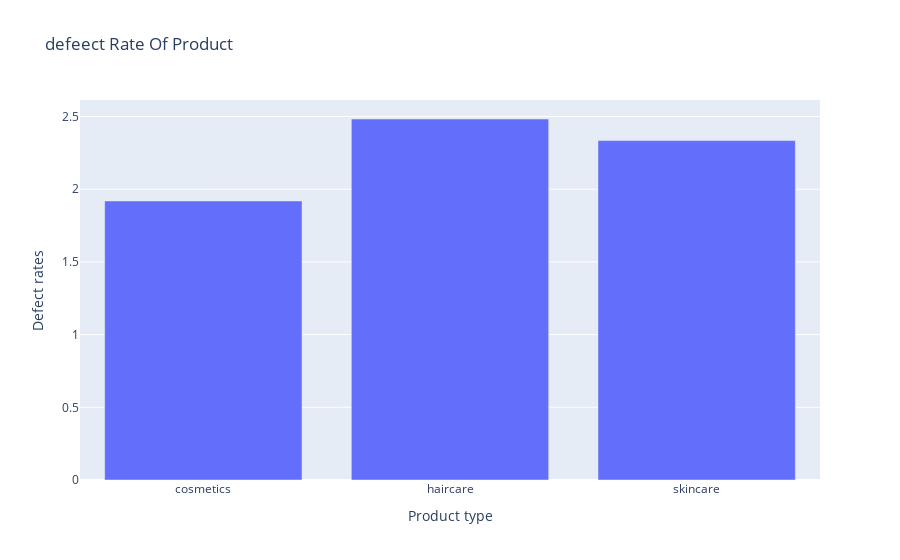

Notebook cell for this chart:
### Code cell
fig=px.bar(defect_rate,x='Product type',y='Defect rates',title="defeect Rate Of Product")
fig.show()

### Figure 1 — Plotly figure (JSON) as saved in the notebook; plotly's stock layout.template omitted (floating-point values rounded to 4 significant figures)
{"data": [{"alignmentgroup": "True", "hovertemplate": "Product type=%{x}<br>Defect rates=%{y}<extra></extra>", "legendgroup": "", "marker": {"color": "#636efa", "pattern": {"shape": ""}}, "name": "", "offsetgroup": "", "orientation": "v", "showlegend": false, "textposition": "auto", "type": "bar", "x": ["cosmetics", "haircare", "skincare"], "xaxis": "x", "y": [1.919, 2.483, 2.335], "yaxis": "y"}], "layout": {"autosize": true, "barmode": "relative", "legend": {"tracegroupgap": 0}, "title": {"text": "defeect Rate Of Product"}, "xaxis": {"anchor": "y", "autorange": true, "domain": [0, 1], "range": [-0.5, 2.5], "title": {"text": "Product type"}, "type": "category"}, "yaxis": {"anchor": "x", "autorange": true, "domain": [0, 1], "range": [0, 2.614], "title": {"text": "Defect rates"}, "type": "linear"}}}
